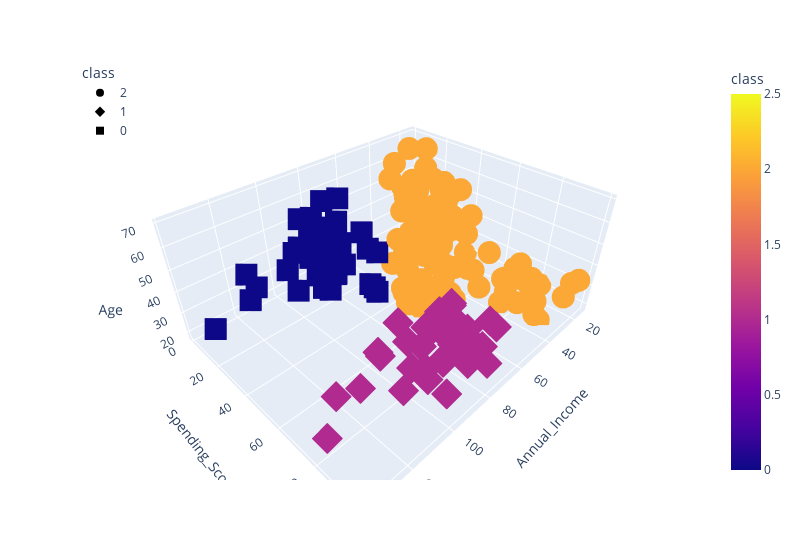

Notebook code cell kept with this figure:
### Code cell
# test with 3 clusters
test_cluster_amount(df_shopping, 3)

### Figure 1 — Plotly figure (JSON) as saved in the notebook; plotly's stock layout.template omitted (floating-point values rounded to 4 significant figures)
{"data": [{"hovertemplate": "class=%{marker.color}<br>Annual_Income=%{x}<br>Spending_Score=%{y}<br>Age=%{z}<extra></extra>", "legendgroup": "2", "marker": {"color": [2, 2, 2, 2, 2, 2, 2, 2, 2, 2, 2, 2, 2, 2, 2, 2, 2, 2, 2, 2, 2, 2, 2, 2, 2, 2, 2, 2, 2, 2, 2, 2, 2, 2, 2, 2, 2, 2, 2, 2, 2, 2, 2, 2, 2, 2, 2, 2, 2, 2, 2, 2, 2, 2, 2, 2, 2, 2, 2, 2, 2, 2, 2, 2, 2, 2, 2, 2, 2, 2, 2, 2, 2, 2, 2, 2, 2, 2, 2, 2, 2, 2, 2, 2, 2, 2, 2, 2, 2, 2, 2, 2, 2, 2, 2, 2, 2, 2, 2, 2, 2, 2, 2, 2, 2, 2, 2, 2, 2, 2, 2, 2, 2, 2, 2, 2, 2, 2, 2, 2, 2, 2, 2], "coloraxis": "coloraxis", "symbol": "circle"}, "mode": "markers", "name": "2", "scene": "scene", "showlegend": true, "type": "scatter3d", "x": [15, 15, 16, 16, 17, 17, 18, 18, 19, 19, 19, 19, 20, 20, 20, 20, 21, 21, 23, 23, 24, 24, 25, 25, 28, 28, 28, 28, 29, 29, 30, 30, 33, 33, 33, 33, 34, 34, 37, 37, 38, 38, 39, 39, 39, 39, 40, 40, 40, 40, 42, 42, 43, 43, 43, 43, 44, 44, 46, 46, 46, 46, 47, 47, 48, 48, 48, 48, 48, 48, 49, 49, 50, 50, 54, 54, 54, 54, 54, 54, 54, 54, 54, 54, 54, 54, 57, 57, 58, 58, 59, 59, 60, 60, 60, 60, 60, 60, 61, 61, 62, 62, 62, 62, 62, 62, 63, 63, 63, 63, 63, 63, 64, 64, 65, 65, 65, 65, 67, 67, 67, 67, 69], "y": [39, 81, 6, 77, 40, 76, 6, 94, 3, 72, 14, 99, 15, 77, 13, 79, 35, 66, 29, 98, 35, 73, 5, 73, 14, 82, 32, 61, 31, 87, 4, 73, 4, 92, 14, 81, 17, 73, 26, 75, 35, 92, 36, 61, 28, 65, 55, 47, 42, 42, 52, 60, 54, 60, 45, 41, 50, 46, 51, 46, 56, 55, 52, 59, 51, 59, 50, 48, 59, 47, 55, 42, 49, 56, 47, 54, 53, 48, 52, 42, 51, 55, 41, 44, 57, 46, 58, 55, 60, 46, 55, 41, 49, 40, 42, 52, 47, 50, 42, 49, 41, 48, 59, 55, 56, 42, 50, 46, 43, 48, 52, 54, 42, 46, 48, 50, 43, 59, 43, 57, 56, 40, 58], "z": [19, 21, 20, 23, 31, 22, 35, 23, 64, 30, 67, 35, 58, 24, 37, 22, 35, 20, 52, 35, 35, 25, 46, 31, 54, 29, 45, 35, 40, 23, 60, 21, 53, 18, 49, 21, 42, 30, 36, 20, 65, 24, 48, 31, 49, 24, 50, 27, 29, 31, 49, 33, 31, 59, 50, 47, 51, 69, 27, 53, 70, 19, 67, 54, 63, 18, 43, 68, 19, 32, 70, 47, 60, 60, 59, 26, 45, 40, 23, 49, 57, 38, 67, 46, 21, 48, 55, 22, 34, 50, 68, 18, 48, 40, 32, 24, 47, 27, 48, 20, 23, 49, 67, 26, 49, 21, 66, 54, 68, 66, 65, 19, 38, 19, 18, 19, 63, 49, 51, 50, 27, 38, 40]}, {"hovertemplate": "class=%{marker.color}<br>Annual_Income=%{x}<br>Spending_Score=%{y}<br>Age=%{z}<extra></extra>", "legendgroup": "1", "marker": {"color": [1, 1, 1, 1, 1, 1, 1, 1, 1, 1, 1, 1, 1, 1, 1, 1, 1, 1, 1, 1, 1, 1, 1, 1, 1, 1, 1, 1, 1, 1, 1, 1, 1, 1, 1, 1, 1, 1, 1], "coloraxis": "coloraxis", "symbol": "diamond"}, "mode": "markers", "name": "1", "scene": "scene", "showlegend": true, "type": "scatter3d", "x": [69, 70, 71, 71, 71, 72, 73, 73, 74, 75, 76, 77, 77, 78, 78, 78, 78, 78, 78, 79, 81, 85, 86, 87, 87, 87, 88, 88, 93, 97, 98, 99, 101, 103, 103, 113, 120, 126, 137], "y": [91, 77, 95, 75, 75, 71, 88, 73, 72, 93, 87, 97, 74, 90, 88, 76, 89, 78, 73, 83, 93, 75, 95, 63, 75, 92, 86, 69, 90, 86, 88, 97, 68, 85, 69, 91, 79, 74, 83], "z": [39, 31, 40, 38, 39, 31, 29, 32, 35, 32, 32, 28, 32, 34, 39, 38, 27, 30, 30, 29, 31, 36, 33, 32, 28, 36, 30, 27, 35, 32, 29, 30, 28, 36, 32, 38, 35, 32, 30]}, {"hovertemplate": "class=%{marker.color}<br>Annual_Income=%{x}<br>Spending_Score=%{y}<br>Age=%{z}<extra></extra>", "legendgroup": "0", "marker": {"color": [0, 0, 0, 0, 0, 0, 0, 0, 0, 0, 0, 0, 0, 0, 0, 0, 0, 0, 0, 0, 0, 0, 0, 0, 0, 0, 0, 0, 0, 0, 0, 0, 0, 0, 0, 0, 0, 0], "coloraxis": "coloraxis", "symbol": "square"}, "mode": "markers", "name": "0", "scene": "scene", "showlegend": true, "type": "scatter3d", "x": [70, 71, 71, 71, 72, 73, 73, 74, 75, 76, 77, 77, 78, 78, 78, 78, 78, 78, 79, 81, 85, 86, 87, 87, 87, 88, 88, 93, 97, 98, 99, 101, 103, 103, 113, 120, 126, 137], "y": [29, 35, 11, 9, 34, 5, 7, 10, 5, 40, 12, 36, 22, 17, 20, 16, 1, 1, 35, 5, 26, 20, 27, 13, 10, 13, 15, 14, 32, 15, 39, 24, 17, 23, 8, 16, 28, 18], "z": [23, 43, 59, 47, 25, 20, 44, 19, 57, 28, 25, 48, 34, 43, 44, 47, 37, 34, 56, 19, 50, 42, 36, 40, 36, 52, 58, 59, 37, 46, 41, 54, 41, 34, 33, 47, 45, 32]}], "layout": {"coloraxis": {"colorbar": {"title": {"text": "class"}}, "colorscale": [[0, "#0d0887"], [0.1111, "#46039f"], [0.2222, "#7201a8"], [0.3333, "#9c179e"], [0.4444, "#bd3786"], [0.5556, "#d8576b"], [0.6667, "#ed7953"], [0.7778, "#fb9f3a"], [0.8889, "#fdca26"], [1, "#f0f921"]]}, "legend": {"title": {"text": "class"}, "tracegroupgap": 0, "x": 0, "y": 1}, "margin": {"t": 60}, "scene": {"domain": {"x": [0, 1], "y": [0, 1]}, "xaxis": {"title": {"text": "Annual_Income"}}, "yaxis": {"title": {"text": "Spending_Score"}}, "zaxis": {"title": {"text": "Age"}}}, "width": 800}}
